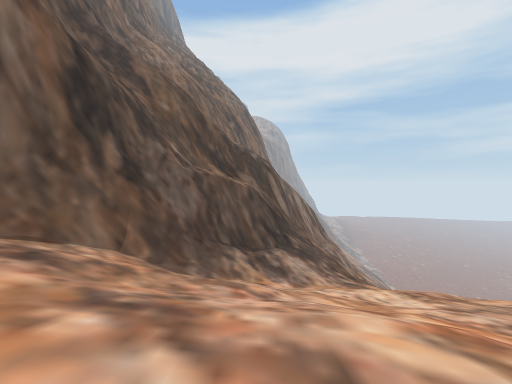
[1] (above)

12 first-person views from a walk through a scene from a Unity 3-D project. The camera is 1.3 m above the floor, tilts 2° down and sees 85° across. The floor is counted in squares, 2 m on a side. Each view is taken from the middle of a square. On the plan, view 1 faces up. The plan holds only what a view shows up to about 9 squares ahead; the rest is blank. The place goes on beyond the plan. The player character is not drawn. Door leaves are left out, so doorways stand open.

[2]
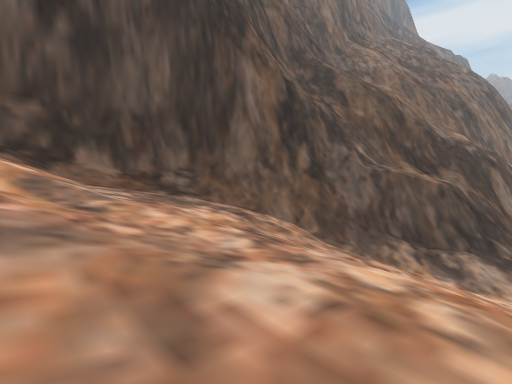

[3]
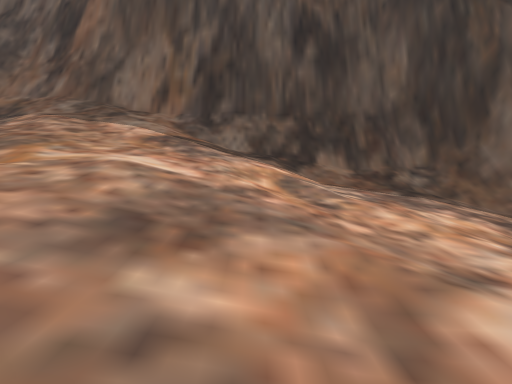

[4]
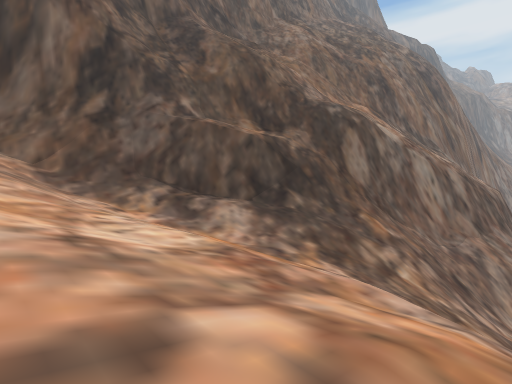

[5]
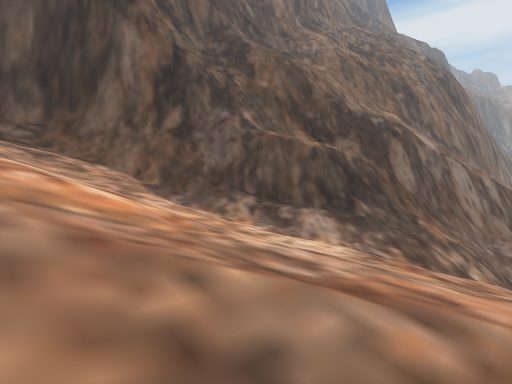

[6]
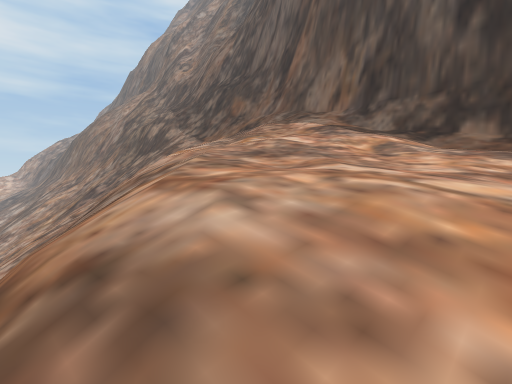

[7]
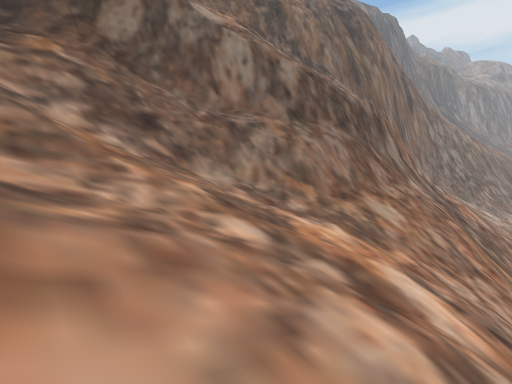

[8]
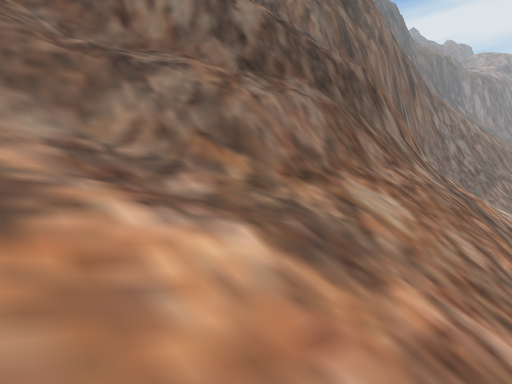

[9]
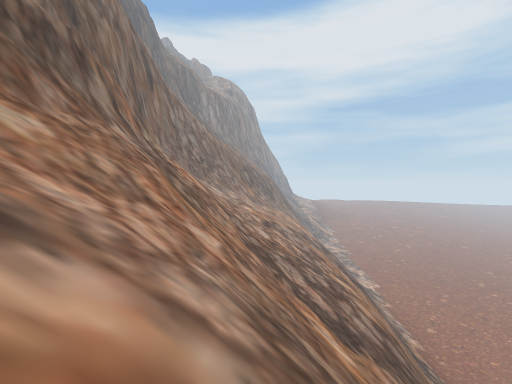

[10]
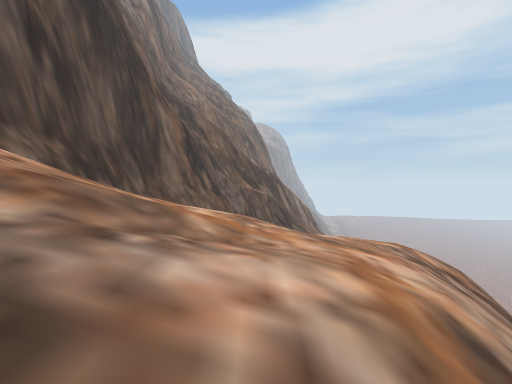

[11]
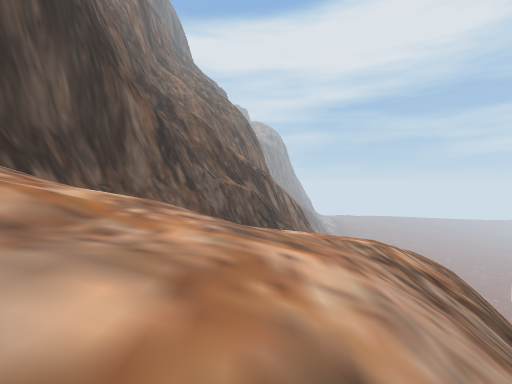

[12]
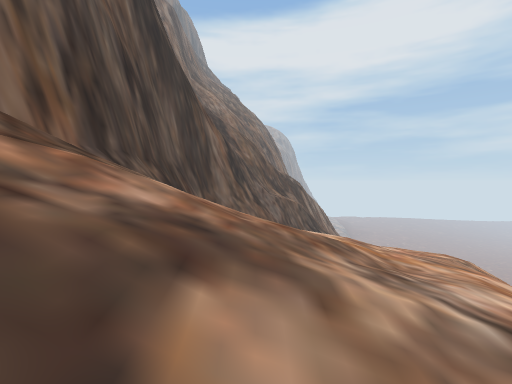

### Floor plan
Key: @ floor where view 1 was taken; # wall or solid block; . main floor; : floor 0.75 m higher than the main floor; - floor 0.75 m lower than the main floor; + floor 1.5 m higher than the main floor; _ floor 2.5 m lower than the main floor; < floor 3.25 m lower than the main floor; ( floor 4 m lower than the main floor; / step, stairs or slope; = window, fence, low wall or low ledge; v drop or lower ground.
Columns run from 6 left of view 1 to 16 right of it. Each row starts with its distance up from view 1.
 24             #//
 23             #//#///////
 22             #//#/=////v
 21            ##/////////
 20           ###////////
 19           #/#///////
 18          ##/#///////
 17          #//#/////v
 16          #/##/////v
 15         ##/#//////
 14        ##/////////
 13        #/////////
 12        #/////////
 11       ##/////////
 10       #//////
  9      ##/////
  8     ##//////
  7    ##////////
  6   ###///<</(/
  5  ###/////</</
  4  #///////_<</
  3  #/////////_/
  2  #////-//////
  1  #/:/.../////
  0 ##////@..////
 -1 ##/////..//
 -2 #//////.//
 -3 #///++:///
 -4 #////+:///
 -5 #////+//
 -6 #//////
 -7 #/////
 -8 #/ /

Where each view was taken, in squares from view 1:
view 1: 0 up, 0 right, facing up
view 2: 1 down, 2 right, facing up-left
view 3: 1 down, 2 right, facing left
view 4: 4 up, 6 right, facing up-left
view 5: 2 up, 5 right, facing up-left
view 6: 2 up, 4 right, facing down-left
view 7: 11 up, 10 right, facing up-left
view 8: 14 up, 9 right, facing up-left
view 9: 14 up, 11 right, facing up
view 10: 7 down, 1 left, facing up
view 11: 6 down, 0 right, facing up
view 12: 8 down, 3 left, facing up
